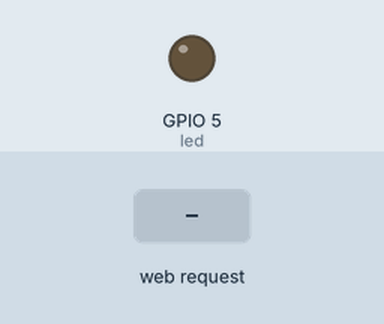
A sketch run on a simulated ESP8266 (NodeMCU). Shown: output pins drawn as LEDs (lit = HIGH). The inputs (shaded band) are chosen by the test bench. WiFi joins after 1.5 s; servers stay silent unless stated; what the sketch prints to the serial monitor is not drawn.

Above: at 2.7 s.
2.8 s: HTTP request GET /onled received
At 3.2 s:
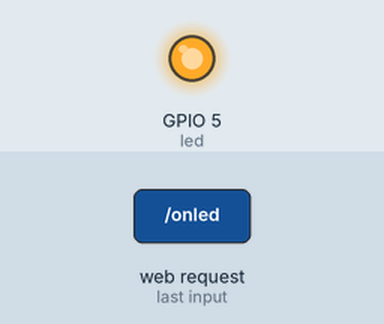
4.3 s: HTTP request GET /offled received
At 5.5 s:
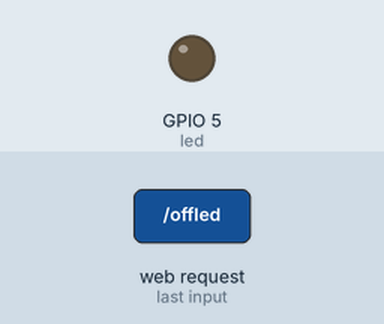
Timing chart, 0 to 7.3 s (numbered marks = the images above; inputs shaded):
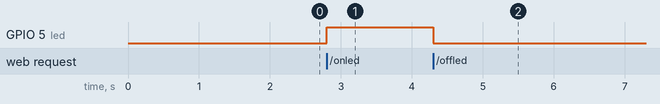

Measured:
- after the input at 2.8 s, GPIO 5 (led): LOW → HIGH at once
- after the input at 4.3 s, GPIO 5 (led): HIGH → LOW at once

The sketch:

esp_flutter.ino
```cpp
#include <ESP8266WiFi.h>
#include <ESP8266WebServer.h>

#define led 5

const char *ssid = "Infinix SMART 7 HD";
const char *password = "tchaasousso";

ESP8266WebServer server(80);

void onled()
{
  digitalWrite(led,1);
  server.send(200,"text","Esp vous dit led allume");
}

void offled()
{
  digitalWrite(led,0);
  server.send(200,"text","Esp vous dit led eteint");
}

void setup() {
  Serial.begin(115200);
  WiFi.begin(ssid,password);
  pinMode(led,OUTPUT);
  while(!WiFi.isConnected()) delay(100);
  digitalWrite(LED_BUILTIN,0);

  Serial.println(WiFi.localIP());
  server.on("/onled",onled);
  server.on("/offled",offled);
  server.begin();
}

void loop() {
  server.handleClient();
}
```
